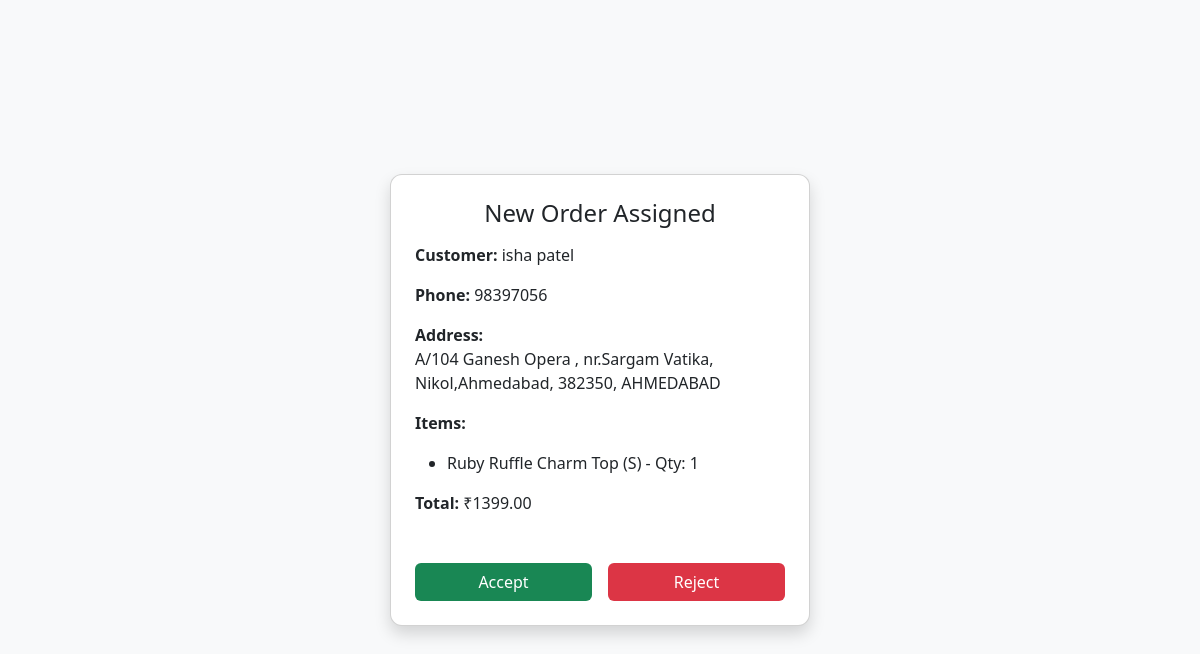
The page /accept/14/ on the database its author committed.
### app/models.py (models this page shows, shortened)
class order(models.Model):
    order_id=models.AutoField(primary_key=True)
    serial_no = models.CharField(
        max_length=20,
        unique=True,
        blank=True,
        null=True
    )
    cart_id=models.ForeignKey(cart,on_delete=models.SET_NULL,null=True,blank=True)
    user_id=models.ForeignKey(user,on_delete=models.SET_NULL,null=True,blank=True)
    grand_total=models.DecimalField(decimal_places=2, max_digits=10)
    status_Choice=(
    (0, 'Confirmed'),
    (1, 'Assigned'),
    (2, 'Accepted'),
    (3, 'Out for Delivery'),
    (4, 'Delivered'),
    (5, 'Cancelled'),
    (6, 'Failed'),
    (7, 'Returned'),
    (8, 'Parcel Through')
)
    status=models.IntegerField(choices=status_Choice,default=0,null=True)
    address_id=models.ForeignKey(address,on_delete=models.SET_NULL,null=True,blank=True)
    paymentChoices = (
        (0,'Cash'),
        (1,'Card')
    )
    payment_choices = models.IntegerField(choices=paymentChoices,default=0, null=True)
    paymentStatus = (
        (0,'Pending'),
        (1,'Captured')
    )
    payment_status = models.IntegerField(choices=paymentStatus,default=0, null=True)
    delivery_charges = models.DecimalField(max_digits=19,decimal_places=2, null=True)
    assigned_delivery_person = models.ForeignKey(deliveryPerson,on_delete=models.SET_NULL,null=True,blank=True,related_name="assigned_orders")
    created_at = models.DateTimeField(auto_now_add=True)
    updated_at = models.DateTimeField(auto_now=True)

class address(models.Model):
    address_id = models.AutoField(primary_key=True)
    street_address =models.CharField(max_length=255)
    landmark = models.CharField(max_length=255)
    pincode = models.ForeignKey(pincode,on_delete=models.CASCADE,blank = True,null=True)
    user_id = models.ForeignKey(user,on_delete=models.CASCADE,blank = True,null=True)
    is_active = models.BooleanField(default=True)
    full_name = models.CharField(max_length=200)
    dial_code = models.CharField(max_length=4)
    phone_number = models.CharField(max_length=10)
    created_at = models.DateTimeField(auto_now_add=True)
    updated_at = models.DateTimeField(auto_now=True)

class pincode(models.Model):
    pincode_id = models.AutoField(primary_key=True)
    pincode = models.IntegerField()
    city_id = models.ForeignKey(city,on_delete=models.CASCADE,null = True,blank=True)
    created_at = models.DateTimeField(auto_now_add=True)
    updated_at = models.DateTimeField(auto_now=True)

class city(models.Model):
    city_id = models.AutoField(primary_key=True)
    city_name = models.CharField(max_length=200)
    state_id = models.ForeignKey(state, on_delete =models.CASCADE,null = True,blank=True )
    created_at = models.DateTimeField(auto_now_add=True)
    updated_at = models.DateTimeField(auto_now=True)

class product(models.Model):
    product_id = models.AutoField(primary_key=True)
    product_name = models.CharField(max_length=200)
    short_description = models.CharField(max_length=255)
    description = models.TextField()
    category = models.ForeignKey(category,on_delete=models.CASCADE,null=True,blank=True)
    size = models.ManyToManyField(size,related_name="products")
    price = models.DecimalField(max_digits=10, decimal_places=2)
    is_active = models.BooleanField(default=True)
    color = models.ManyToManyField(color, related_name="products")
    created_at = models.DateTimeField(auto_now_add=True)
    updated_at = models.DateTimeField(auto_now=True)

### app/views.py (the view)
# urls.py: path("accept/<int:order_id>/", view=acceptPage, name="acceptPage"),
def acceptPage(request, order_id):
    try:
        orderObj = order.objects.get(order_id=order_id)
        items = orderItems.objects.filter(order_id=orderObj)
        itemList = []
        for i in items:
            itemList.append({
                "product": i.product_id.product_name,
                "quantity": i.quantity,
                "size": i.size.size_name
            })
        context = {
            "order": orderObj,
            "items": itemList
        }
        return render(request, "accept.html", context)
    except order.DoesNotExist:
        return JsonResponse({"message": "Order not found"})

### app/templates/accept.html (shortened to what this page needs)
<!DOCTYPE html>
<html>
<head>
    <link href="https://cdn.jsdelivr.net/npm/bootstrap@5.3.2/dist/css/bootstrap.min.css" rel="stylesheet">
</head>
<body>
<div class="card shadow card-box p-4 text-center">
    <h4 class="mb-3">New Order Assigned</h4>
        <div class="text-start mb-3">
        <p><strong>Customer:</strong> {{ order.address_id.full_name }}</p>
        <p><strong>Phone:</strong> {{ order.address_id.phone_number }}</p>
        <p>
        <strong>Address:</strong><br>
        {{ order.address_id.street_address }},
        {{ order.address_id.landmark }},
        {{ order.address_id.pincode.pincode }},
        {{ order.address_id.pincode.city_id.city_name }}
        </p>
        <p><strong>Items:</strong></p>
        <ul>
        {% for item in items %}
        <li>{{ item.product }} ({{ item.size }}) - Qty: {{ item.quantity }}</li>
        {% endfor %}
        </ul>
        <p><strong>Total:</strong> ₹{{ order.grand_total }}</p>
        </div>
    <div class="d-flex justify-content-between mt-3">
        <button id="acceptBtn" class="btn btn-accept w-50 me-2">Accept</button>
        <button id="rejectBtn" class="btn btn-reject w-50 ms-2">Reject</button>
    </div>
</div>
</body>
</html>

### app/templates/accept.html (style rules this page uses)
body { background-color: #f8f9fa; display: flex; justify-content: center; align-items: center; height: 100vh; }
.card-box { width: 420px; border-radius: 12px; }
.btn-accept { background-color: #198754; color: white; }
.btn-reject { background-color: #dc3545; color: white; }

### rows shown on the page
order: address_id.full_name "isha patel", address_id.phone_number "98397056", address_id.street_address "A/104 Ganesh Opera", address_id.landmark "nr.Sargam Vatika, Nikol,Ahmedabad", address_id.pincode.pincode "382350", address_id.pincode.city_id.city_name "AHMEDABAD", grand_total "1399.00"
product: product "Ruby Ruffle Charm Top"

### other values the page prints
{{ item.size }} "S"
{{ item.quantity }} "1"
